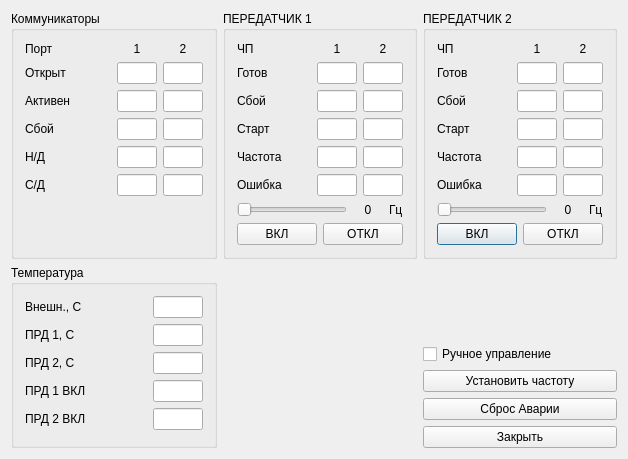
<?xml version="1.0" encoding="UTF-8"?>
<ui version="4.0">
 <class>DlgCoolers</class>
 <widget class="QDialog" name="DlgCoolers">
  <property name="geometry">
   <rect>
    <x>0</x>
    <y>0</y>
    <width>582</width>
    <height>459</height>
   </rect>
  </property>
  <property name="sizePolicy">
   <sizepolicy hsizetype="Minimum" vsizetype="Minimum">
    <horstretch>0</horstretch>
    <verstretch>0</verstretch>
   </sizepolicy>
  </property>
  <property name="windowTitle">
   <string>Данные от СВО ПРД</string>
  </property>
  <layout class="QGridLayout" name="gridLayout_5">
   <item row="0" column="0">
    <widget class="QGroupBox" name="groupPorts">
     <property name="title">
      <string>Коммуникаторы</string>
     </property>
     <layout class="QGridLayout" name="gridLayout">
      <item row="5" column="1">
       <widget class="QLineEdit" name="port1BadData">
        <property name="enabled">
         <bool>true</bool>
        </property>
        <property name="minimumSize">
         <size>
          <width>40</width>
          <height>0</height>
         </size>
        </property>
        <property name="maximumSize">
         <size>
          <width>40</width>
          <height>32767</height>
         </size>
        </property>
        <property name="alignment">
         <set>Qt::AlignCenter</set>
        </property>
        <property name="readOnly">
         <bool>true</bool>
        </property>
       </widget>
      </item>
      <item row="0" column="0">
       <widget class="QLabel" name="textLabelPort">
        <property name="text">
         <string>Порт</string>
        </property>
        <property name="wordWrap">
         <bool>false</bool>
        </property>
       </widget>
      </item>
      <item row="0" column="1">
       <widget class="QLabel" name="textLabelPort1">
        <property name="text">
         <string>1</string>
        </property>
        <property name="alignment">
         <set>Qt::AlignCenter</set>
        </property>
        <property name="wordWrap">
         <bool>false</bool>
        </property>
       </widget>
      </item>
      <item row="0" column="2">
       <widget class="QLabel" name="textLabelPort2">
        <property name="text">
         <string>2</string>
        </property>
        <property name="alignment">
         <set>Qt::AlignCenter</set>
        </property>
        <property name="wordWrap">
         <bool>false</bool>
        </property>
       </widget>
      </item>
      <item row="1" column="0">
       <widget class="QLabel" name="textPortOpen">
        <property name="text">
         <string>Открыт</string>
        </property>
        <property name="wordWrap">
         <bool>false</bool>
        </property>
       </widget>
      </item>
      <item row="1" column="1">
       <widget class="QLineEdit" name="port1Opened">
        <property name="enabled">
         <bool>true</bool>
        </property>
        <property name="minimumSize">
         <size>
          <width>40</width>
          <height>0</height>
         </size>
        </property>
        <property name="maximumSize">
         <size>
          <width>40</width>
          <height>32767</height>
         </size>
        </property>
        <property name="alignment">
         <set>Qt::AlignCenter</set>
        </property>
        <property name="readOnly">
         <bool>true</bool>
        </property>
       </widget>
      </item>
      <item row="1" column="2">
       <widget class="QLineEdit" name="port2Opened">
        <property name="enabled">
         <bool>true</bool>
        </property>
        <property name="minimumSize">
         <size>
          <width>40</width>
          <height>0</height>
         </size>
        </property>
        <property name="maximumSize">
         <size>
          <width>40</width>
          <height>32767</height>
         </size>
        </property>
        <property name="alignment">
         <set>Qt::AlignCenter</set>
        </property>
        <property name="readOnly">
         <bool>true</bool>
        </property>
       </widget>
      </item>
      <item row="2" column="0">
       <widget class="QLabel" name="textPortActive">
        <property name="text">
         <string>Активен</string>
        </property>
        <property name="wordWrap">
         <bool>false</bool>
        </property>
       </widget>
      </item>
      <item row="2" column="1">
       <widget class="QLineEdit" name="port1Active">
        <property name="enabled">
         <bool>true</bool>
        </property>
        <property name="minimumSize">
         <size>
          <width>40</width>
          <height>0</height>
         </size>
        </property>
        <property name="maximumSize">
         <size>
          <width>40</width>
          <height>32767</height>
         </size>
        </property>
        <property name="alignment">
         <set>Qt::AlignCenter</set>
        </property>
        <property name="readOnly">
         <bool>true</bool>
        </property>
       </widget>
      </item>
      <item row="2" column="2">
       <widget class="QLineEdit" name="port2Active">
        <property name="enabled">
         <bool>true</bool>
        </property>
        <property name="minimumSize">
         <size>
          <width>40</width>
          <height>0</height>
         </size>
        </property>
        <property name="maximumSize">
         <size>
          <width>40</width>
          <height>32767</height>
         </size>
        </property>
        <property name="alignment">
         <set>Qt::AlignCenter</set>
        </property>
        <property name="readOnly">
         <bool>true</bool>
        </property>
       </widget>
      </item>
      <item row="3" column="0">
       <widget class="QLabel" name="textPortFail">
        <property name="text">
         <string>Сбой</string>
        </property>
        <property name="wordWrap">
         <bool>false</bool>
        </property>
       </widget>
      </item>
      <item row="3" column="1">
       <widget class="QLineEdit" name="port1Fail">
        <property name="enabled">
         <bool>true</bool>
        </property>
        <property name="minimumSize">
         <size>
          <width>40</width>
          <height>0</height>
         </size>
        </property>
        <property name="maximumSize">
         <size>
          <width>40</width>
          <height>32767</height>
         </size>
        </property>
        <property name="alignment">
         <set>Qt::AlignCenter</set>
        </property>
        <property name="readOnly">
         <bool>true</bool>
        </property>
       </widget>
      </item>
      <item row="3" column="2">
       <widget class="QLineEdit" name="port2Fail">
        <property name="enabled">
         <bool>true</bool>
        </property>
        <property name="minimumSize">
         <size>
          <width>40</width>
          <height>0</height>
         </size>
        </property>
        <property name="maximumSize">
         <size>
          <width>40</width>
          <height>32767</height>
         </size>
        </property>
        <property name="alignment">
         <set>Qt::AlignCenter</set>
        </property>
        <property name="readOnly">
         <bool>true</bool>
        </property>
       </widget>
      </item>
      <item row="4" column="0">
       <widget class="QLabel" name="textPortNoData">
        <property name="text">
         <string>Н/Д</string>
        </property>
        <property name="wordWrap">
         <bool>false</bool>
        </property>
       </widget>
      </item>
      <item row="4" column="1">
       <widget class="QLineEdit" name="port1NoData">
        <property name="enabled">
         <bool>true</bool>
        </property>
        <property name="minimumSize">
         <size>
          <width>40</width>
          <height>0</height>
         </size>
        </property>
        <property name="maximumSize">
         <size>
          <width>40</width>
          <height>32767</height>
         </size>
        </property>
        <property name="alignment">
         <set>Qt::AlignCenter</set>
        </property>
        <property name="readOnly">
         <bool>true</bool>
        </property>
       </widget>
      </item>
      <item row="4" column="2">
       <widget class="QLineEdit" name="port2NoData">
        <property name="enabled">
         <bool>true</bool>
        </property>
        <property name="minimumSize">
         <size>
          <width>40</width>
          <height>0</height>
         </size>
        </property>
        <property name="maximumSize">
         <size>
          <width>40</width>
          <height>32767</height>
         </size>
        </property>
        <property name="alignment">
         <set>Qt::AlignCenter</set>
        </property>
        <property name="readOnly">
         <bool>true</bool>
        </property>
       </widget>
      </item>
      <item row="5" column="0">
       <widget class="QLabel" name="textPortBadData">
        <property name="text">
         <string>С/Д</string>
        </property>
        <property name="wordWrap">
         <bool>false</bool>
        </property>
       </widget>
      </item>
      <item row="5" column="2">
       <widget class="QLineEdit" name="port2BadData">
        <property name="enabled">
         <bool>true</bool>
        </property>
        <property name="minimumSize">
         <size>
          <width>40</width>
          <height>0</height>
         </size>
        </property>
        <property name="maximumSize">
         <size>
          <width>40</width>
          <height>32767</height>
         </size>
        </property>
        <property name="alignment">
         <set>Qt::AlignCenter</set>
        </property>
        <property name="readOnly">
         <bool>true</bool>
        </property>
       </widget>
      </item>
      <item row="6" column="0">
       <spacer name="verticalSpacer">
        <property name="orientation">
         <enum>Qt::Vertical</enum>
        </property>
        <property name="sizeHint" stdset="0">
         <size>
          <width>20</width>
          <height>40</height>
         </size>
        </property>
       </spacer>
      </item>
     </layout>
    </widget>
   </item>
   <item row="0" column="2">
    <widget class="QGroupBox" name="groupPrd2">
     <property name="title">
      <string>ПЕРЕДАТЧИК 2</string>
     </property>
     <layout class="QGridLayout" name="gridLayout_4">
      <item row="0" column="0">
       <widget class="QLabel" name="textLabelVersper2">
        <property name="text">
         <string>ЧП</string>
        </property>
        <property name="wordWrap">
         <bool>false</bool>
        </property>
       </widget>
      </item>
      <item row="0" column="1">
       <widget class="QLabel" name="textLabelVesper21">
        <property name="text">
         <string>1</string>
        </property>
        <property name="alignment">
         <set>Qt::AlignCenter</set>
        </property>
        <property name="wordWrap">
         <bool>false</bool>
        </property>
       </widget>
      </item>
      <item row="0" column="2">
       <widget class="QLabel" name="textLabelVesper22">
        <property name="text">
         <string>2</string>
        </property>
        <property name="alignment">
         <set>Qt::AlignCenter</set>
        </property>
        <property name="wordWrap">
         <bool>false</bool>
        </property>
       </widget>
      </item>
      <item row="1" column="0">
       <widget class="QLabel" name="textVesperActive2">
        <property name="text">
         <string>Готов</string>
        </property>
        <property name="wordWrap">
         <bool>false</bool>
        </property>
       </widget>
      </item>
      <item row="1" column="1">
       <widget class="QLineEdit" name="vesper21Active">
        <property name="enabled">
         <bool>true</bool>
        </property>
        <property name="minimumSize">
         <size>
          <width>40</width>
          <height>0</height>
         </size>
        </property>
        <property name="maximumSize">
         <size>
          <width>40</width>
          <height>32767</height>
         </size>
        </property>
        <property name="alignment">
         <set>Qt::AlignCenter</set>
        </property>
        <property name="readOnly">
         <bool>true</bool>
        </property>
       </widget>
      </item>
      <item row="1" column="2">
       <widget class="QLineEdit" name="vesper22Active">
        <property name="enabled">
         <bool>true</bool>
        </property>
        <property name="minimumSize">
         <size>
          <width>40</width>
          <height>0</height>
         </size>
        </property>
        <property name="maximumSize">
         <size>
          <width>40</width>
          <height>32767</height>
         </size>
        </property>
        <property name="alignment">
         <set>Qt::AlignCenter</set>
        </property>
        <property name="readOnly">
         <bool>true</bool>
        </property>
       </widget>
      </item>
      <item row="2" column="0">
       <widget class="QLabel" name="textVesperFail2">
        <property name="text">
         <string>Сбой</string>
        </property>
        <property name="wordWrap">
         <bool>false</bool>
        </property>
       </widget>
      </item>
      <item row="2" column="1">
       <widget class="QLineEdit" name="vesper21Fail">
        <property name="enabled">
         <bool>true</bool>
        </property>
        <property name="minimumSize">
         <size>
          <width>40</width>
          <height>0</height>
         </size>
        </property>
        <property name="maximumSize">
         <size>
          <width>40</width>
          <height>32767</height>
         </size>
        </property>
        <property name="alignment">
         <set>Qt::AlignCenter</set>
        </property>
        <property name="readOnly">
         <bool>true</bool>
        </property>
       </widget>
      </item>
      <item row="2" column="2">
       <widget class="QLineEdit" name="vesper22Fail">
        <property name="enabled">
         <bool>true</bool>
        </property>
        <property name="minimumSize">
         <size>
          <width>40</width>
          <height>0</height>
         </size>
        </property>
        <property name="maximumSize">
         <size>
          <width>40</width>
          <height>32767</height>
         </size>
        </property>
        <property name="alignment">
         <set>Qt::AlignCenter</set>
        </property>
        <property name="readOnly">
         <bool>true</bool>
        </property>
       </widget>
      </item>
      <item row="3" column="0">
       <widget class="QLabel" name="textVesperStart2">
        <property name="text">
         <string>Старт</string>
        </property>
        <property name="wordWrap">
         <bool>false</bool>
        </property>
       </widget>
      </item>
      <item row="3" column="1">
       <widget class="QLineEdit" name="vesper21Start">
        <property name="enabled">
         <bool>true</bool>
        </property>
        <property name="minimumSize">
         <size>
          <width>40</width>
          <height>0</height>
         </size>
        </property>
        <property name="maximumSize">
         <size>
          <width>40</width>
          <height>32767</height>
         </size>
        </property>
        <property name="alignment">
         <set>Qt::AlignCenter</set>
        </property>
        <property name="readOnly">
         <bool>true</bool>
        </property>
       </widget>
      </item>
      <item row="3" column="2">
       <widget class="QLineEdit" name="vesper22Start">
        <property name="enabled">
         <bool>true</bool>
        </property>
        <property name="minimumSize">
         <size>
          <width>40</width>
          <height>0</height>
         </size>
        </property>
        <property name="maximumSize">
         <size>
          <width>40</width>
          <height>32767</height>
         </size>
        </property>
        <property name="alignment">
         <set>Qt::AlignCenter</set>
        </property>
        <property name="readOnly">
         <bool>true</bool>
        </property>
       </widget>
      </item>
      <item row="4" column="0">
       <widget class="QLabel" name="textVesperFreq2">
        <property name="text">
         <string>Частота</string>
        </property>
        <property name="wordWrap">
         <bool>false</bool>
        </property>
       </widget>
      </item>
      <item row="4" column="1">
       <widget class="QLineEdit" name="vesper21Freq">
        <property name="enabled">
         <bool>true</bool>
        </property>
        <property name="minimumSize">
         <size>
          <width>40</width>
          <height>0</height>
         </size>
        </property>
        <property name="maximumSize">
         <size>
          <width>40</width>
          <height>32767</height>
         </size>
        </property>
        <property name="alignment">
         <set>Qt::AlignCenter</set>
        </property>
        <property name="readOnly">
         <bool>true</bool>
        </property>
       </widget>
      </item>
      <item row="4" column="2">
       <widget class="QLineEdit" name="vesper22Freq">
        <property name="enabled">
         <bool>true</bool>
        </property>
        <property name="minimumSize">
         <size>
          <width>40</width>
          <height>0</height>
         </size>
        </property>
        <property name="maximumSize">
         <size>
          <width>40</width>
          <height>32767</height>
         </size>
        </property>
        <property name="alignment">
         <set>Qt::AlignCenter</set>
        </property>
        <property name="readOnly">
         <bool>true</bool>
        </property>
       </widget>
      </item>
      <item row="5" column="0">
       <widget class="QLabel" name="textVesperError2">
        <property name="text">
         <string>Ошибка</string>
        </property>
        <property name="wordWrap">
         <bool>false</bool>
        </property>
       </widget>
      </item>
      <item row="5" column="1">
       <widget class="QLineEdit" name="vesper21Error">
        <property name="enabled">
         <bool>true</bool>
        </property>
        <property name="minimumSize">
         <size>
          <width>40</width>
          <height>0</height>
         </size>
        </property>
        <property name="maximumSize">
         <size>
          <width>40</width>
          <height>32767</height>
         </size>
        </property>
        <property name="alignment">
         <set>Qt::AlignCenter</set>
        </property>
        <property name="readOnly">
         <bool>true</bool>
        </property>
       </widget>
      </item>
      <item row="5" column="2">
       <widget class="QLineEdit" name="vesper22Error">
        <property name="enabled">
         <bool>true</bool>
        </property>
        <property name="minimumSize">
         <size>
          <width>40</width>
          <height>0</height>
         </size>
        </property>
        <property name="maximumSize">
         <size>
          <width>40</width>
          <height>32767</height>
         </size>
        </property>
        <property name="alignment">
         <set>Qt::AlignCenter</set>
        </property>
        <property name="readOnly">
         <bool>true</bool>
        </property>
       </widget>
      </item>
      <item row="6" column="0" colspan="3">
       <layout class="QHBoxLayout" name="HorizontalSliderBox_2">
        <item>
         <widget class="QSlider" name="vesperSlider2">
          <property name="enabled">
           <bool>false</bool>
          </property>
          <property name="minimumSize">
           <size>
            <width>80</width>
            <height>0</height>
           </size>
          </property>
          <property name="maximum">
           <number>50</number>
          </property>
          <property name="singleStep">
           <number>5</number>
          </property>
          <property name="pageStep">
           <number>5</number>
          </property>
          <property name="orientation">
           <enum>Qt::Horizontal</enum>
          </property>
         </widget>
        </item>
        <item>
         <widget class="QLabel" name="vesperFreq2">
          <property name="minimumSize">
           <size>
            <width>30</width>
            <height>0</height>
           </size>
          </property>
          <property name="maximumSize">
           <size>
            <width>30</width>
            <height>32767</height>
           </size>
          </property>
          <property name="text">
           <string>0</string>
          </property>
          <property name="textFormat">
           <enum>Qt::PlainText</enum>
          </property>
          <property name="alignment">
           <set>Qt::AlignCenter</set>
          </property>
          <property name="wordWrap">
           <bool>false</bool>
          </property>
         </widget>
        </item>
        <item>
         <widget class="QLabel" name="textLabelHz2">
          <property name="text">
           <string>Гц</string>
          </property>
          <property name="wordWrap">
           <bool>false</bool>
          </property>
         </widget>
        </item>
       </layout>
      </item>
      <item row="7" column="0" colspan="3">
       <layout class="QHBoxLayout" name="horizontalLayout_2">
        <item>
         <widget class="QPushButton" name="pushOn2">
          <property name="text">
           <string>ВКЛ</string>
          </property>
          <property name="checkable">
           <bool>true</bool>
          </property>
         </widget>
        </item>
        <item>
         <widget class="QPushButton" name="pushOff2">
          <property name="text">
           <string>ОТКЛ</string>
          </property>
          <property name="checkable">
           <bool>true</bool>
          </property>
         </widget>
        </item>
       </layout>
      </item>
     </layout>
    </widget>
   </item>
   <item row="0" column="1">
    <widget class="QGroupBox" name="groupPrd1">
     <property name="title">
      <string>ПЕРЕДАТЧИК 1</string>
     </property>
     <layout class="QGridLayout" name="gridLayout_3">
      <item row="0" column="0">
       <widget class="QLabel" name="textLabelVersper1">
        <property name="text">
         <string>ЧП</string>
        </property>
        <property name="wordWrap">
         <bool>false</bool>
        </property>
       </widget>
      </item>
      <item row="0" column="1">
       <widget class="QLabel" name="textLabelVesper11">
        <property name="text">
         <string>1</string>
        </property>
        <property name="alignment">
         <set>Qt::AlignCenter</set>
        </property>
        <property name="wordWrap">
         <bool>false</bool>
        </property>
       </widget>
      </item>
      <item row="0" column="2">
       <widget class="QLabel" name="textLabelVesper12">
        <property name="text">
         <string>2</string>
        </property>
        <property name="alignment">
         <set>Qt::AlignCenter</set>
        </property>
        <property name="wordWrap">
         <bool>false</bool>
        </property>
       </widget>
      </item>
      <item row="1" column="0">
       <widget class="QLabel" name="textVesperActive1">
        <property name="text">
         <string>Готов</string>
        </property>
        <property name="wordWrap">
         <bool>false</bool>
        </property>
       </widget>
      </item>
      <item row="1" column="1">
       <widget class="QLineEdit" name="vesper11Active">
        <property name="enabled">
         <bool>true</bool>
        </property>
        <property name="minimumSize">
         <size>
          <width>40</width>
          <height>0</height>
         </size>
        </property>
        <property name="maximumSize">
         <size>
          <width>40</width>
          <height>32767</height>
         </size>
        </property>
        <property name="alignment">
         <set>Qt::AlignCenter</set>
        </property>
        <property name="readOnly">
         <bool>true</bool>
        </property>
       </widget>
      </item>
      <item row="1" column="2">
       <widget class="QLineEdit" name="vesper12Active">
        <property name="enabled">
         <bool>true</bool>
        </property>
        <property name="minimumSize">
         <size>
          <width>40</width>
          <height>0</height>
         </size>
        </property>
        <property name="maximumSize">
         <size>
          <width>40</width>
          <height>32767</height>
         </size>
        </property>
        <property name="alignment">
         <set>Qt::AlignCenter</set>
        </property>
        <property name="readOnly">
         <bool>true</bool>
        </property>
       </widget>
      </item>
      <item row="2" column="0">
       <widget class="QLabel" name="textVesperFail1">
        <property name="text">
         <string>Сбой</string>
        </property>
        <property name="wordWrap">
         <bool>false</bool>
        </property>
       </widget>
      </item>
      <item row="2" column="1">
       <widget class="QLineEdit" name="vesper11Fail">
        <property name="enabled">
         <bool>true</bool>
        </property>
        <property name="minimumSize">
         <size>
          <width>40</width>
          <height>0</height>
         </size>
        </property>
        <property name="maximumSize">
         <size>
          <width>40</width>
          <height>32767</height>
         </size>
        </property>
        <property name="alignment">
         <set>Qt::AlignCenter</set>
        </property>
        <property name="readOnly">
         <bool>true</bool>
        </property>
       </widget>
      </item>
      <item row="2" column="2">
       <widget class="QLineEdit" name="vesper12Fail">
        <property name="enabled">
         <bool>true</bool>
        </property>
        <property name="minimumSize">
         <size>
          <width>40</width>
          <height>0</height>
         </size>
        </property>
        <property name="maximumSize">
         <size>
          <width>40</width>
          <height>32767</height>
         </size>
        </property>
        <property name="alignment">
         <set>Qt::AlignCenter</set>
        </property>
        <property name="readOnly">
         <bool>true</bool>
        </property>
       </widget>
      </item>
      <item row="3" column="0">
       <widget class="QLabel" name="textVesperStart1">
        <property name="text">
         <string>Старт</string>
        </property>
        <property name="wordWrap">
         <bool>false</bool>
        </property>
       </widget>
      </item>
      <item row="3" column="1">
       <widget class="QLineEdit" name="vesper11Start">
        <property name="enabled">
         <bool>true</bool>
        </property>
        <property name="minimumSize">
         <size>
          <width>40</width>
          <height>0</height>
         </size>
        </property>
        <property name="maximumSize">
         <size>
          <width>40</width>
          <height>32767</height>
         </size>
        </property>
        <property name="alignment">
         <set>Qt::AlignCenter</set>
        </property>
        <property name="readOnly">
         <bool>true</bool>
        </property>
       </widget>
      </item>
      <item row="3" column="2">
       <widget class="QLineEdit" name="vesper12Start">
        <property name="enabled">
         <bool>true</bool>
        </property>
        <property name="minimumSize">
         <size>
          <width>40</width>
          <height>0</height>
         </size>
        </property>
        <property name="maximumSize">
         <size>
          <width>40</width>
          <height>32767</height>
         </size>
        </property>
        <property name="alignment">
         <set>Qt::AlignCenter</set>
        </property>
        <property name="readOnly">
         <bool>true</bool>
        </property>
       </widget>
      </item>
      <item row="4" column="0">
       <widget class="QLabel" name="textVesperFreq1">
        <property name="text">
         <string>Частота</string>
        </property>
        <property name="wordWrap">
         <bool>false</bool>
        </property>
       </widget>
      </item>
      <item row="4" column="1">
       <widget class="QLineEdit" name="vesper11Freq">
        <property name="enabled">
         <bool>true</bool>
        </property>
        <property name="minimumSize">
         <size>
          <width>40</width>
          <height>0</height>
         </size>
        </property>
        <property name="maximumSize">
         <size>
          <width>40</width>
          <height>32767</height>
         </size>
        </property>
        <property name="alignment">
         <set>Qt::AlignCenter</set>
        </property>
        <property name="readOnly">
         <bool>true</bool>
        </property>
       </widget>
      </item>
      <item row="4" column="2">
       <widget class="QLineEdit" name="vesper12Freq">
        <property name="enabled">
         <bool>true</bool>
        </property>
        <property name="minimumSize">
         <size>
          <width>40</width>
          <height>0</height>
         </size>
        </property>
        <property name="maximumSize">
         <size>
          <width>40</width>
          <height>32767</height>
         </size>
        </property>
        <property name="alignment">
         <set>Qt::AlignCenter</set>
        </property>
        <property name="readOnly">
         <bool>true</bool>
        </property>
       </widget>
      </item>
      <item row="5" column="0">
       <widget class="QLabel" name="textVesperError1">
        <property name="text">
         <string>Ошибка</string>
        </property>
       </widget>
      </item>
      <item row="5" column="1">
       <widget class="QLineEdit" name="vesper11Error">
        <property name="enabled">
         <bool>true</bool>
        </property>
        <property name="minimumSize">
         <size>
          <width>40</width>
          <height>0</height>
         </size>
        </property>
        <property name="maximumSize">
         <size>
          <width>40</width>
          <height>32767</height>
         </size>
        </property>
        <property name="alignment">
         <set>Qt::AlignCenter</set>
        </property>
        <property name="readOnly">
         <bool>true</bool>
        </property>
       </widget>
      </item>
      <item row="5" column="2">
       <widget class="QLineEdit" name="vesper12Error">
        <property name="enabled">
         <bool>true</bool>
        </property>
        <property name="minimumSize">
         <size>
          <width>40</width>
          <height>0</height>
         </size>
        </property>
        <property name="maximumSize">
         <size>
          <width>40</width>
          <height>32767</height>
         </size>
        </property>
        <property name="alignment">
         <set>Qt::AlignCenter</set>
        </property>
        <property name="readOnly">
         <bool>true</bool>
        </property>
       </widget>
      </item>
      <item row="6" column="0" colspan="3">
       <layout class="QHBoxLayout" name="HorizontalSliderBox">
        <item>
         <widget class="QSlider" name="vesperSlider1">
          <property name="enabled">
           <bool>false</bool>
          </property>
          <property name="minimumSize">
           <size>
            <width>80</width>
            <height>0</height>
           </size>
          </property>
          <property name="maximum">
           <number>50</number>
          </property>
          <property name="singleStep">
           <number>5</number>
          </property>
          <property name="pageStep">
           <number>5</number>
          </property>
          <property name="orientation">
           <enum>Qt::Horizontal</enum>
          </property>
         </widget>
        </item>
        <item>
         <widget class="QLabel" name="vesperFreq1">
          <property name="minimumSize">
           <size>
            <width>30</width>
            <height>0</height>
           </size>
          </property>
          <property name="maximumSize">
           <size>
            <width>30</width>
            <height>32767</height>
           </size>
          </property>
          <property name="text">
           <string>0</string>
          </property>
          <property name="textFormat">
           <enum>Qt::PlainText</enum>
          </property>
          <property name="alignment">
           <set>Qt::AlignCenter</set>
          </property>
          <property name="wordWrap">
           <bool>false</bool>
          </property>
         </widget>
        </item>
        <item>
         <widget class="QLabel" name="textLabelHz1">
          <property name="text">
           <string>Гц</string>
          </property>
          <property name="wordWrap">
           <bool>false</bool>
          </property>
         </widget>
        </item>
       </layout>
      </item>
      <item row="7" column="0" colspan="3">
       <layout class="QHBoxLayout" name="horizontalLayout">
        <item>
         <widget class="QPushButton" name="pushOn1">
          <property name="text">
           <string>ВКЛ</string>
          </property>
          <property name="checkable">
           <bool>true</bool>
          </property>
         </widget>
        </item>
        <item>
         <widget class="QPushButton" name="pushOff1">
          <property name="text">
           <string>ОТКЛ</string>
          </property>
          <property name="checkable">
           <bool>true</bool>
          </property>
         </widget>
        </item>
       </layout>
      </item>
     </layout>
    </widget>
   </item>
   <item row="1" column="0">
    <widget class="QGroupBox" name="groupTemp">
     <property name="title">
      <string>Температура</string>
     </property>
     <layout class="QGridLayout" name="gridLayout_2">
      <item row="0" column="0">
       <widget class="QLabel" name="textTempEnv">
        <property name="text">
         <string>Внешн., C</string>
        </property>
        <property name="wordWrap">
         <bool>false</bool>
        </property>
       </widget>
      </item>
      <item row="0" column="1">
       <widget class="QLineEdit" name="tenv">
        <property name="enabled">
         <bool>true</bool>
        </property>
        <property name="minimumSize">
         <size>
          <width>50</width>
          <height>0</height>
         </size>
        </property>
        <property name="maximumSize">
         <size>
          <width>50</width>
          <height>32767</height>
         </size>
        </property>
        <property name="alignment">
         <set>Qt::AlignCenter</set>
        </property>
        <property name="readOnly">
         <bool>true</bool>
        </property>
       </widget>
      </item>
      <item row="1" column="0">
       <widget class="QLabel" name="textTempPrd1">
        <property name="text">
         <string>ПРД 1, C</string>
        </property>
        <property name="wordWrap">
         <bool>false</bool>
        </property>
       </widget>
      </item>
      <item row="1" column="1">
       <widget class="QLineEdit" name="tprd1">
        <property name="enabled">
         <bool>true</bool>
        </property>
        <property name="minimumSize">
         <size>
          <width>50</width>
          <height>0</height>
         </size>
        </property>
        <property name="maximumSize">
         <size>
          <width>50</width>
          <height>32767</height>
         </size>
        </property>
        <property name="alignment">
         <set>Qt::AlignCenter</set>
        </property>
        <property name="readOnly">
         <bool>true</bool>
        </property>
       </widget>
      </item>
      <item row="2" column="0">
       <widget class="QLabel" name="textTempPrd2">
        <property name="text">
         <string>ПРД 2, C</string>
        </property>
        <property name="wordWrap">
         <bool>false</bool>
        </property>
       </widget>
      </item>
      <item row="2" column="1">
       <widget class="QLineEdit" name="tprd2">
        <property name="enabled">
         <bool>true</bool>
        </property>
        <property name="minimumSize">
         <size>
          <width>50</width>
          <height>0</height>
         </size>
        </property>
        <property name="maximumSize">
         <size>
          <width>50</width>
          <height>32767</height>
         </size>
        </property>
        <property name="alignment">
         <set>Qt::AlignCenter</set>
        </property>
        <property name="readOnly">
         <bool>true</bool>
        </property>
       </widget>
      </item>
      <item row="3" column="0">
       <widget class="QLabel" name="textOnPrd1">
        <property name="text">
         <string>ПРД 1 ВКЛ</string>
        </property>
        <property name="wordWrap">
         <bool>false</bool>
        </property>
       </widget>
      </item>
      <item row="3" column="1">
       <widget class="QLineEdit" name="onprd1">
        <property name="enabled">
         <bool>true</bool>
        </property>
        <property name="minimumSize">
         <size>
          <width>50</width>
          <height>0</height>
         </size>
        </property>
        <property name="maximumSize">
         <size>
          <width>50</width>
          <height>32767</height>
         </size>
        </property>
        <property name="text">
         <string/>
        </property>
        <property name="alignment">
         <set>Qt::AlignCenter</set>
        </property>
        <property name="readOnly">
         <bool>true</bool>
        </property>
       </widget>
      </item>
      <item row="4" column="0">
       <widget class="QLabel" name="textOnPrd2">
        <property name="text">
         <string>ПРД 2 ВКЛ</string>
        </property>
        <property name="wordWrap">
         <bool>false</bool>
        </property>
       </widget>
      </item>
      <item row="4" column="1">
       <widget class="QLineEdit" name="onprd2">
        <property name="enabled">
         <bool>true</bool>
        </property>
        <property name="minimumSize">
         <size>
          <width>50</width>
          <height>0</height>
         </size>
        </property>
        <property name="maximumSize">
         <size>
          <width>50</width>
          <height>32767</height>
         </size>
        </property>
        <property name="text">
         <string/>
        </property>
        <property name="alignment">
         <set>Qt::AlignCenter</set>
        </property>
        <property name="readOnly">
         <bool>true</bool>
        </property>
       </widget>
      </item>
      <item row="5" column="0" colspan="2">
       <spacer name="verticalSpacerTemp">
        <property name="orientation">
         <enum>Qt::Vertical</enum>
        </property>
        <property name="sizeHint" stdset="0">
         <size>
          <width>178</width>
          <height>12</height>
         </size>
        </property>
       </spacer>
      </item>
     </layout>
    </widget>
   </item>
   <item row="1" column="2">
    <layout class="QVBoxLayout" name="verticalLayoutButtons">
     <item>
      <spacer name="verticalSpacerBtn">
       <property name="orientation">
        <enum>Qt::Vertical</enum>
       </property>
       <property name="sizeHint" stdset="0">
        <size>
         <width>20</width>
         <height>40</height>
        </size>
       </property>
      </spacer>
     </item>
     <item>
      <widget class="QCheckBox" name="manualCheckBox">
       <property name="text">
        <string>Ручное управление</string>
       </property>
      </widget>
     </item>
     <item>
      <widget class="QPushButton" name="pushSetFreq">
       <property name="text">
        <string>Установить частоту</string>
       </property>
      </widget>
     </item>
     <item>
      <widget class="QPushButton" name="pushReset">
       <property name="text">
        <string>Сброс Аварии</string>
       </property>
      </widget>
     </item>
     <item>
      <widget class="QPushButton" name="pushClose">
       <property name="text">
        <string>Закрыть</string>
       </property>
      </widget>
     </item>
    </layout>
   </item>
  </layout>
 </widget>
 <layoutdefault spacing="6" margin="11"/>
 <pixmapfunction>qPixmapFromMimeSource</pixmapfunction>
 <tabstops>
  <tabstop>vesperSlider1</tabstop>
  <tabstop>port1Opened</tabstop>
  <tabstop>port2Opened</tabstop>
  <tabstop>port1Active</tabstop>
  <tabstop>port2Active</tabstop>
  <tabstop>port1Fail</tabstop>
  <tabstop>port2Fail</tabstop>
  <tabstop>port1NoData</tabstop>
  <tabstop>port2NoData</tabstop>
  <tabstop>port1BadData</tabstop>
  <tabstop>port2BadData</tabstop>
  <tabstop>vesper11Active</tabstop>
  <tabstop>vesper12Active</tabstop>
  <tabstop>vesper11Fail</tabstop>
  <tabstop>vesper12Fail</tabstop>
  <tabstop>vesper11Start</tabstop>
  <tabstop>vesper12Start</tabstop>
  <tabstop>vesper11Freq</tabstop>
  <tabstop>vesper12Freq</tabstop>
  <tabstop>tenv</tabstop>
  <tabstop>tprd1</tabstop>
  <tabstop>manualCheckBox</tabstop>
  <tabstop>pushReset</tabstop>
  <tabstop>pushClose</tabstop>
 </tabstops>
 <includes>
  <include location="global">fstream</include>
 </includes>
 <resources/>
 <connections/>
</ui>
